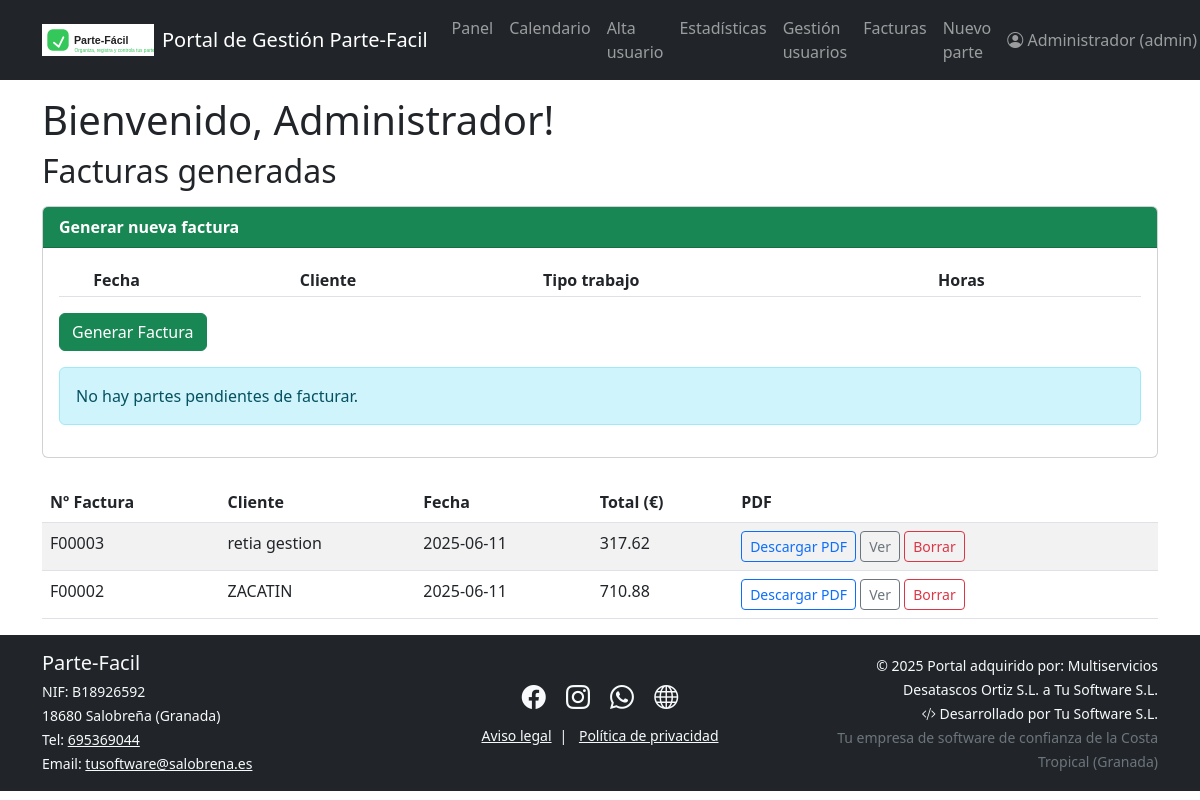
The app's page /admin/facturas (signed in) with its own data.
### models.py (models this page shows)
class Usuario(UserMixin, db.Model):
    id = db.Column(db.Integer, primary_key=True)
    nombre = db.Column(db.String(50), nullable=False)
    email = db.Column(db.String(120), unique=True, nullable=False)
    contraseña = db.Column(db.String(200), nullable=False)
    rol = db.Column(db.String(20), nullable=False, default="trabajador")  # admin/trabajador
    trabajos = db.relationship('Trabajo', backref='trabajador', lazy=True)

class Factura(db.Model):
    id = db.Column(db.Integer, primary_key=True)
    numero = db.Column(db.String(30), unique=True, nullable=False)
    fecha = db.Column(db.DateTime, nullable=False)
    cliente = db.Column(db.String(80), nullable=False)
    total = db.Column(db.Float, nullable=False)
    pdf = db.Column(db.String(120))  # Ruta al archivo PDF generado
    trabajos = db.relationship('Trabajo', backref='factura', lazy=True)

### blueprints/facturas.py (the view, shortened to what this page needs)
@facturas_bp.route('/admin/facturas', methods=['GET', 'POST'])
@login_required
def listado_facturas():
    if current_user.rol != "admin":
        flash("Solo el administrador puede ver y generar facturas.")
        return redirect(url_for('dashboard.dashboard'))
    facturas = Factura.query.order_by(Factura.fecha.desc()).all()
    partes = Trabajo.query.filter_by(estado='pendiente_facturar', id_factura=None).all()
    return render_template('listado_facturas.html', facturas=facturas, partes=partes)

### app.py (called while the page is built)
@login_manager.user_loader
def load_user(user_id):
    from models import Usuario
    return Usuario.query.get(int(user_id))

@app.context_processor
def inject_now():
    from datetime import datetime
    return {'now': datetime.now()}

### templates/listado_facturas.html (shortened to what this page needs)
{% extends "base.html" %}
{% block content %}
<h2 class="mb-3">Facturas generadas</h2>
<div class="card mb-4">
  <div class="card-header bg-success text-white">
    <b>Generar nueva factura</b>
  </div>
  <div class="card-body">
    <form method="post">
      <table class="table table-sm">
        <thead>
          <tr>
            <th></th>
            <th>Fecha</th>
            <th>Cliente</th>
            <th>Tipo trabajo</th>
            <th>Horas</th>
          </tr>
        </thead>
      </table>
      <button type="submit" class="btn btn-success">Generar Factura</button>
    </form>
    {% if not partes %}
      <div class="alert alert-info mt-3">No hay partes pendientes de facturar.</div>
    {% endif %}
  </div>
</div>
<table class="table table-striped">
  <thead>
    <tr>
      <th>Nº Factura</th>
      <th>Cliente</th>
      <th>Fecha</th>
      <th>Total (€)</th>
      <th>PDF</th>
    </tr>
  </thead>
  <tbody>
    {% for factura in facturas %}
    <tr>
      <td>{{ factura.numero }}</td>
      <td>{{ factura.cliente }}</td>
      <td>{{ factura.fecha.strftime('%Y-%m-%d') }}</td>
      <td>{{ '%.2f' % factura.total }}</td>
      <td>
        {% if factura.pdf %}
          <a class="btn btn-sm btn-outline-primary" href="{{ url_for('facturas.descargar_factura_pdf', factura_id=factura.id) }}">
            Descargar PDF
          </a>
          <a class="btn btn-sm btn-outline-secondary" target="_blank"
             href="{{ url_for('facturas.ver_factura_pdf', factura_id=factura.id) }}">
            Ver
          </a>
        {% else %}
          <span class="text-danger">No generado</span>
        {% endif %}
        <form method="post" action="{{ url_for('facturas.borrar_factura', factura_id=factura.id) }}"
              style="display:inline;" onsubmit="return confirm('¿Seguro que quieres borrar esta factura? Se desvincularán sus partes.')">
          <button type="submit" class="btn btn-sm btn-outline-danger">Borrar</button>
        </form>
      </td>
    </tr>
    {% endfor %}
  </tbody>
</table>
{% endblock %}

### templates/base.html (shortened to what this page needs)
<!DOCTYPE html>
<html lang="es">
<head>
    <link href="https://cdn.jsdelivr.net/npm/bootstrap@5.3.0/dist/css/bootstrap.min.css" rel="stylesheet">
    <link rel="stylesheet" href="https://cdn.jsdelivr.net/npm/bootstrap-icons@1.11.1/font/bootstrap-icons.css">
</head>
<body>
    {% include 'navbar.html' %}
    {% if current_user.is_authenticated %}
        <div class="container mt-3">
            <h1>Bienvenido, {{ current_user.nombre }}!</h1>
        </div>
    {% else %}
        <div class="container mt-3">
            <h1>Bienvenido a Parte-Fácil</h1>
            <p>Por favor, inicia sesión para acceder a tu panel de trabajo.</p>
        </div>
    {% endif %}
    <div class="container">
        {% block content %}{% endblock %}
    </div>
    {% include 'footer.html' %}
</body>
</html>

### templates/navbar.html (shortened to what this page needs)
<nav class="navbar navbar-expand-lg navbar-dark bg-dark">
  <div class="container">
    <a class="navbar-brand d-flex align-items-center gap-2" href="{{ url_for('main.empresa') }}">
      <img src="{{ url_for('static', filename='images/logo.svg') }}" alt="Logo" height="32" style="vertical-align: middle;">
      <span>Portal de Gestión Parte-Facil</span>
    </a>
    <div class="collapse navbar-collapse" id="navbarNav">
      {% if current_user.is_authenticated %}
        <ul class="navbar-nav me-auto mb-2 mb-lg-0">
          <li class="nav-item">
            <a class="nav-link" href="{{url_for('dashboard.dashboard') }}">Panel</a>
          </li>
          <li class="nav-item">
            <a class="nav-link" href="{{ url_for('dashboard.calendar') }}">Calendario</a>
          </li>
          {% if current_user.rol == 'admin' %}
            <li class="nav-item">
              <a class="nav-link" href="{{ url_for('usuarios.alta_trabajador') }}">Alta usuario</a>
            </li>
            <li class="nav-item">
              <a class="nav-link" href="{{ url_for('dashboard.admin_dashboard') }}">Estadísticas</a>
            <li class="nav-item">
              <a class="nav-link" href="{{ url_for('usuarios.listado_usuarios') }}">Gestión usuarios</a>
            </li>
            <li>
              <a class="nav-link" href="{{ url_for('facturas.listado_facturas') }}">Facturas</a>
            </li>
          {% endif %}
          <li class="nav-item">
            <a class="nav-link" href="{{ url_for('trabajos.add_work') }}">Nuevo parte</a>
          </li>
        </ul>
        <ul class="navbar-nav ms-auto mb-2 mb-lg-0">
          <li class="nav-item dropdown">
            <a class="nav-link dropdown-toggle" href="#" id="navbarUserDropdown" role="button" data-bs-toggle="dropdown" aria-expanded="false">
              <i class="bi bi-person-circle"></i> {{ current_user.nombre }} ({{ current_user.rol }})
            </a>
          </li>
        </ul>
      {% else %}
        <ul class="navbar-nav ms-auto">
          <li class="nav-item">
            <a class="nav-link" href="{{ url_for('auth.login') }}">Acceso empleados</a>
          </li>
        </ul>
      {% endif %}
    </div>
  </div>
</nav>

### records on screen
Usuario: nombre "Administrador", rol "admin"
Factura: numero "F00003", cliente "retia gestion", fecha "2025-06-11", total "317.62"
Factura: numero "F00002", cliente "ZACATIN", fecha "2025-06-11", total "710.88"
